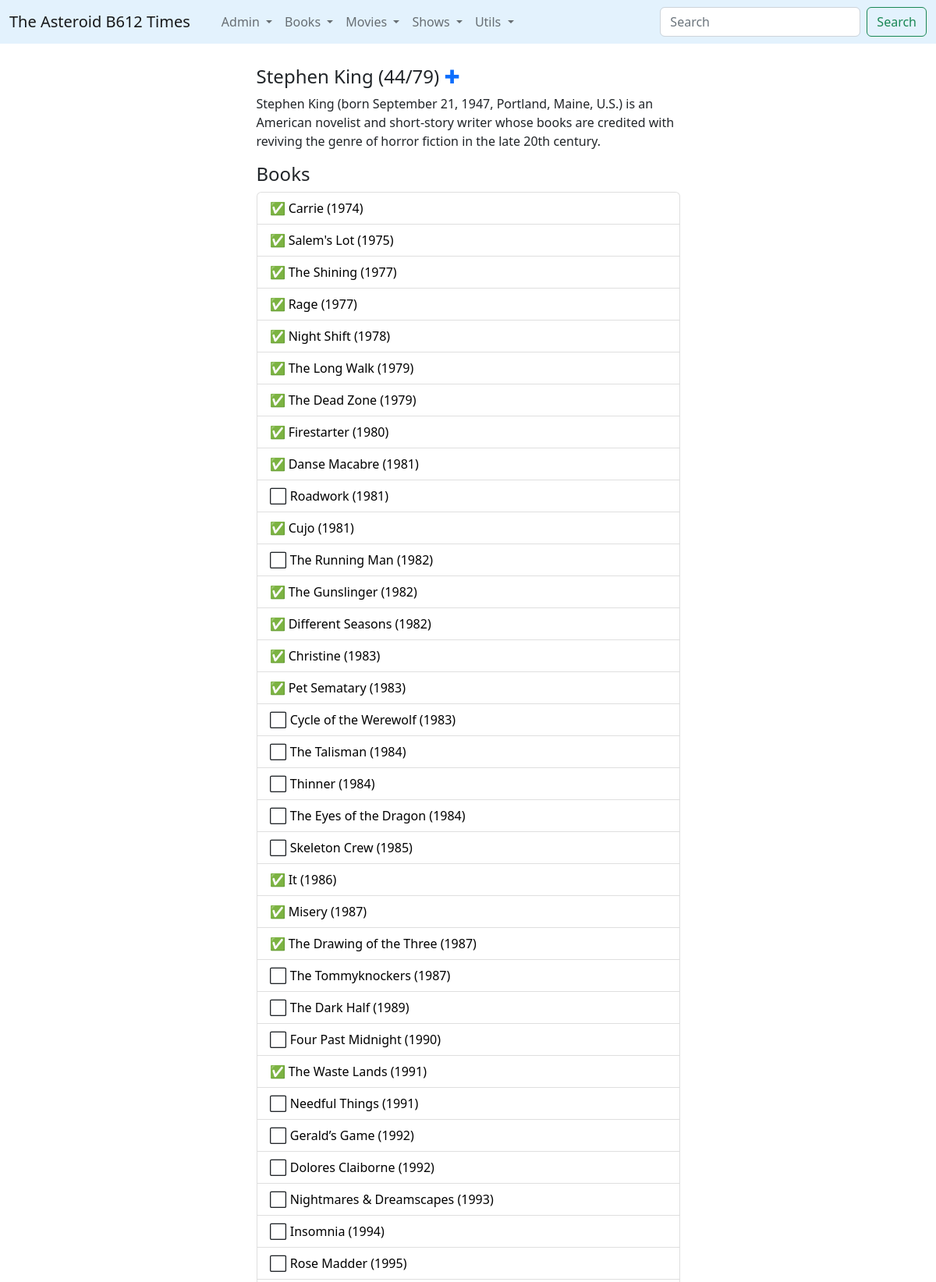
The app's page /dira-persona/1 (upper part) with its own data.
### times/models.py (models this page shows, shortened)
class DiraPersona(models.Model):
	nombre =  models.CharField(max_length=512)
	info = models.TextField()
	@property
	def nbooks(self):
		conteo_f = DiraBookCredit.objects.filter(persona = self, credito='author').count()
		return conteo_f
	@property
	def nreadbooks(self):
		conteo_f = DiraBookCredit.objects.filter(Q(volume__legacy=True) | Q(volume__read=True)).filter(persona = self, credito='author').count()
		return conteo_f
	@property
	def isauthor(self):
		conteo = DiraOcupation.objects.filter(persona=self, ocupation='author').count()
		return conteo

class DiraBookCredit(models.Model):
	persona = models.ForeignKey(DiraPersona, on_delete = models.CASCADE)
	volume = models.ForeignKey(DiraBook, on_delete = models.CASCADE)
	credito = models.CharField(max_length=256)

class DiraBook(models.Model):
	titulo = models.CharField(max_length=512)
	pubyear = models.IntegerField()
	pubdate = models.DateField(null=True,blank=True)
	sinopsis = models.TextField()
	idioma = models.CharField(max_length=50)
	tipo = models.CharField(max_length=75)
	cover = models.ImageField(upload_to=path_and_name,null=True,blank=True)
	legacy = models.BooleanField(default=False)
	read = models.BooleanField(default=False)
	@property
	def consumos(self):
		reads = 0
		conteo_f = DiraConsumo.objects.filter(volume = self, fec_fin__isnull=False).count()
		if conteo_f > 0 or self.legacy==True:
			reads = conteo_f + int(self.legacy)
		return reads

### times/views.py (the view)
# urls.py: path('dira-persona/<person_id>',views.diraPersona,name='diraPersona'),
def diraPersona(request,person_id):
	this_persona = DiraPersona.objects.get(pk=int(person_id))
	book_credits = DiraBookCredit.objects.filter(persona=this_persona).order_by('volume__pubyear')
	return render(request,'dira-persona.html',{'this_persona':this_persona,'book_credits':book_credits})

### times/templates/dira-persona.html (shortened to what this page needs)
{% extends 'base_forms.html' %}
{% block contenido %}
<article>
<h4>{{this_persona.nombre}}{% if book_credits %} ({{this_persona.nreadbooks}}/{{this_persona.nbooks}}){% endif %} {% if this_persona.isauthor > 0 %}<a href="{% url 'diraAddBookAuthor' this_persona.id %}" style="text-decoration:none;">&#x271A;</a>{%endif%}</h4>
  {{this_persona.info|linebreaks}}
  {% if book_credits %}
    <h4>Books</h4>
      <ul class="list-group">
        {% for c in book_credits %}
          <li class="list-group-item">
            {% if c.volume.consumos > 0 %}&#9989;{% else %}&#11036;{%endif%} <a href="{% url 'diraBook' c.volume.id %}" style="color:black; text-decoration: none;"> {{c.volume.titulo}} ({{c.volume.pubyear}})</a>
          </li>
        {% endfor %}
      </ul>
    {% endif %}
</article>
<br>
{% endblock%}

### records on screen
DiraPersona: nombre "Stephen King", nreadbooks "44", nbooks "79", info "Stephen King (born September 21, 1947, Portland, Maine, U.S.) is an American novelist and short-story writer whose books are credited with reviving the genre of horror fiction in the late 20th century."
DiraBookCredit: volume.titulo "Carrie", volume.pubyear "1974"
DiraBookCredit: volume.titulo "Salem's Lot", volume.pubyear "1975"
DiraBookCredit: volume.titulo "The Shining", volume.pubyear "1977"
DiraBookCredit: volume.titulo "Rage", volume.pubyear "1977"
DiraBookCredit: volume.titulo "Night Shift", volume.pubyear "1978"
DiraBookCredit: volume.titulo "The Long Walk", volume.pubyear "1979"
DiraBookCredit: volume.titulo "The Dead Zone", volume.pubyear "1979"
DiraBookCredit: volume.titulo "Firestarter", volume.pubyear "1980"
DiraBookCredit: volume.titulo "Danse Macabre", volume.pubyear "1981"
DiraBookCredit: volume.titulo "Roadwork", volume.pubyear "1981"
DiraBookCredit: volume.titulo "Cujo", volume.pubyear "1981"
DiraBookCredit: volume.titulo "The Running Man", volume.pubyear "1982"
DiraBookCredit: volume.titulo "The Gunslinger", volume.pubyear "1982"
DiraBookCredit: volume.titulo "Different Seasons", volume.pubyear "1982"
DiraBookCredit: volume.titulo "Christine", volume.pubyear "1983"
DiraBookCredit: volume.titulo "Pet Sematary", volume.pubyear "1983"
DiraBookCredit: volume.titulo "Cycle of the Werewolf", volume.pubyear "1983"
DiraBookCredit: volume.titulo "The Talisman", volume.pubyear "1984"
DiraBookCredit: volume.titulo "Thinner", volume.pubyear "1984"
DiraBookCredit: volume.titulo "The Eyes of the Dragon", volume.pubyear "1984"
DiraBookCredit: volume.titulo "Skeleton Crew", volume.pubyear "1985"
DiraBookCredit: volume.titulo "It", volume.pubyear "1986"
DiraBookCredit: volume.titulo "Misery", volume.pubyear "1987"
DiraBookCredit: volume.titulo "The Drawing of the Three", volume.pubyear "1987"
DiraBookCredit: volume.titulo "The Tommyknockers", volume.pubyear "1987"
DiraBookCredit: volume.titulo "The Dark Half", volume.pubyear "1989"
DiraBookCredit: volume.titulo "Four Past Midnight", volume.pubyear "1990"
DiraBookCredit: volume.titulo "The Waste Lands", volume.pubyear "1991"
DiraBookCredit: volume.titulo "Needful Things", volume.pubyear "1991"
DiraBookCredit: volume.titulo "Gerald’s Game", volume.pubyear "1992"
DiraBookCredit: volume.titulo "Dolores Claiborne", volume.pubyear "1992"
DiraBookCredit: volume.titulo "Nightmares & Dreamscapes", volume.pubyear "1993"
DiraBookCredit: volume.titulo "Insomnia", volume.pubyear "1994"
DiraBookCredit: volume.titulo "Rose Madder", volume.pubyear "1995"
